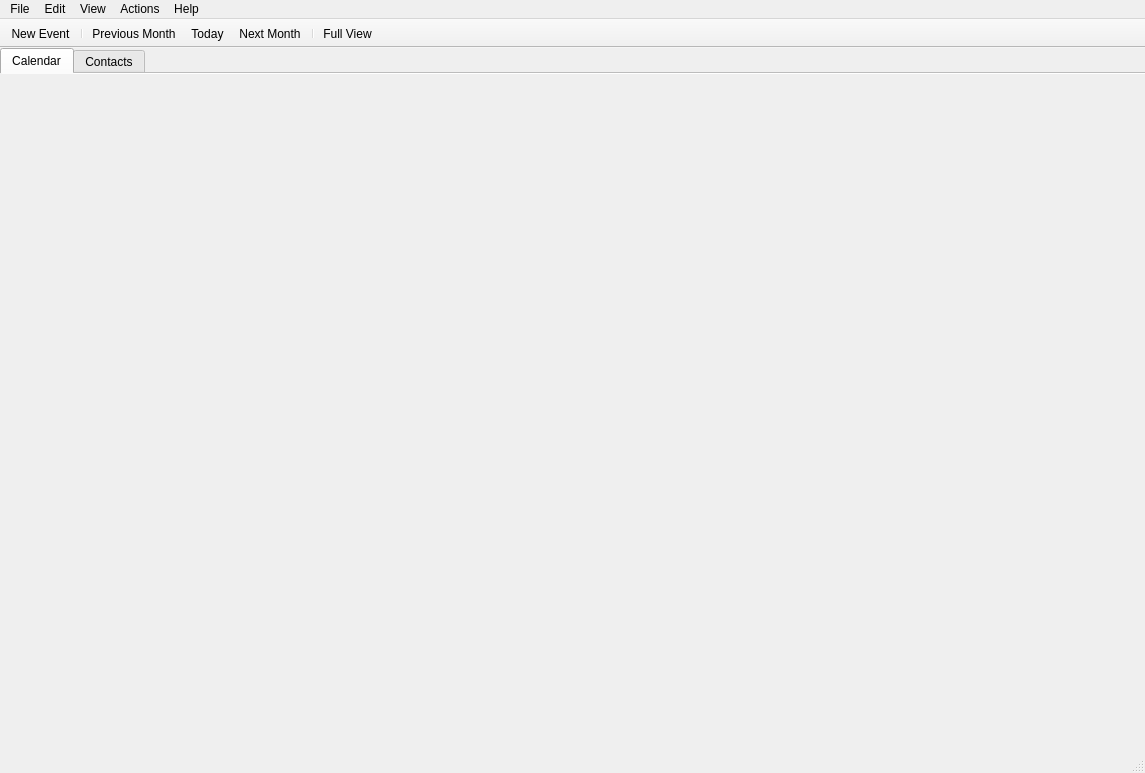
<?xml version="1.0" encoding="UTF-8"?>
<ui version="4.0">
 <class>MainWindow</class>
 <widget class="QMainWindow" name="MainWindow">
  <property name="geometry">
   <rect>
    <x>0</x>
    <y>0</y>
    <width>1145</width>
    <height>773</height>
   </rect>
  </property>
  <property name="windowTitle">
   <string>Organizer</string>
  </property>
  <widget class="QWidget" name="centralWidget">
   <layout class="QGridLayout" name="gridLayout_2">
    <property name="leftMargin">
     <number>0</number>
    </property>
    <property name="topMargin">
     <number>0</number>
    </property>
    <property name="rightMargin">
     <number>0</number>
    </property>
    <property name="bottomMargin">
     <number>0</number>
    </property>
    <property name="spacing">
     <number>0</number>
    </property>
    <item row="0" column="0">
     <widget class="QTabWidget" name="tabWidget">
      <property name="currentIndex">
       <number>0</number>
      </property>
      <property name="documentMode">
       <bool>true</bool>
      </property>
      <widget class="QWidget" name="tabCalendar">
       <attribute name="title">
        <string>Calendar</string>
       </attribute>
      </widget>
      <widget class="QWidget" name="tabContacts">
       <attribute name="title">
        <string>Contacts</string>
       </attribute>
      </widget>
     </widget>
    </item>
   </layout>
  </widget>
  <widget class="QMenuBar" name="menuBar">
   <property name="geometry">
    <rect>
     <x>0</x>
     <y>0</y>
     <width>1145</width>
     <height>39</height>
   </rect>
   </property>
   <widget class="QMenu" name="menuNew">
    <property name="title">
     <string>New</string>
    </property>
    <addaction name="actionNew_Event"/>
    <addaction name="actionNew_Task"/>
    <addaction name="actionNew_Contact"/>
   </widget>
   <widget class="QMenu" name="menuFile">
   <property name="title">
    <string>File</string>
   </property>
   <addaction name="actionNew_Window"/>
   <addaction name="actionClose_Window"/>
   <addaction name="separator"/>
   <addaction name="actionNew_Event"/>
   <addaction name="actionNew_Task"/>
   <addaction name="actionNew_Contact"/>
   <addaction name="separator"/>
   <addaction name="actionExit"/>
   </widget>
   <widget class="QMenu" name="menuEdit">
	   <property name="title">
	    <string>Edit</string>
	   </property>
	   <addaction name="actionEdit"/>
	   <addaction name="actionDelete"/>
	   <addaction name="separator"/>
	   <addaction name="actionFind"/>
	   <addaction name="actionFindNext"/>
	   <addaction name="actionFindPrev"/>
	   <addaction name="separator"/>
	   <addaction name="actionPreferences"/>
	  </widget>
   <widget class="QMenu" name="menuView">
    <property name="title">
     <string>View</string>
    </property>
    <addaction name="actionQuick_Full_View"/>
    <addaction name="separator"/>
    <addaction name="actionPrevious_Month"/>
    <addaction name="actionToday"/>
    <addaction name="actionNext_Month"/>
    <addaction name="separator"/>
    <addaction name="actionIncrease_Font"/>
    <addaction name="actionDecrease_Font"/>
    <addaction name="actionReset_Font"/>
   </widget>
   <widget class="QMenu" name="menuActions">
    <property name="title">
     <string>Actions</string>
    </property>
    <addaction name="actionNew_Event"/>
    <addaction name="actionNew_Task"/>
    <addaction name="actionNew_Contact"/>
    <addaction name="actionMail_To"/>
   </widget>
   <widget class="QMenu" name="menuHelp">
    <property name="title">
     <string>Help</string>
    </property>
    <addaction name="actionAbout"/>
   </widget>
   <addaction name="menuFile"/>
   <addaction name="menuEdit"/>
   <addaction name="menuView"/>
   <addaction name="menuActions"/>
   <addaction name="menuHelp"/>
  </widget>
  <widget class="QToolBar" name="mainToolBar">
   <property name="contextMenuPolicy">
    <enum>Qt::PreventContextMenu</enum>
   </property>
   <property name="toolButtonStyle">
    <enum>Qt::ToolButtonIconOnly</enum>
   </property>
   <property name="movable">
    <bool>false</bool>
   </property>
   <property name="floatable">
    <bool>false</bool>
   </property>
   <attribute name="toolBarArea">
    <enum>TopToolBarArea</enum>
   </attribute>
   <attribute name="toolBarBreak">
    <bool>false</bool>
   </attribute>
   <addaction name="actionNew_Event"/>
   <addaction name="separator"/>
   <addaction name="actionPrevious_Month"/>
   <addaction name="actionToday"/>
   <addaction name="actionNext_Month"/>
   <addaction name="separator"/>
   <addaction name="actionQuick_Full_View"/>
  </widget>
  <widget class="QStatusBar" name="statusBar">
   <widget class="QLabel" name="itemCountLabel"/>
  </widget>
  <action name="actionExit">
   <property name="icon">
    <iconset theme="application-exit">
     <normaloff>.</normaloff>.</iconset>
   </property>
   <property name="text">
    <string>Exit</string>
   </property>
  </action>
  <action name="actionNew_Event">
   <property name="icon">
    <iconset theme="view-calendar-day">
     <normaloff>.</normaloff>.</iconset>
   </property>
   <property name="text">
    <string>New Event</string>
   </property>
  </action>
  <action name="actionNew_Window">
   <property name="icon">
    <iconset theme="window-new">
     <normaloff>.</normaloff>.</iconset>
   </property>
   <property name="text">
    <string>New Window</string>
   </property>
  </action>
  <action name="actionClose_Window">
   <property name="icon">
    <iconset theme="window-close">
     <normaloff>.</normaloff>.</iconset>
   </property>
   <property name="text">
    <string>Close Window</string>
   </property>
  </action>
	  <action name="actionNew_Task">
	   <property name="text">
	    <string>New Task</string>
	   </property>
	  </action>
	  <action name="actionEdit">
	   <property name="icon">
	    <iconset theme="document-edit">
	     <normaloff>.</normaloff>.</iconset>
	   </property>
	   <property name="text">
	    <string>Edit</string>
	   </property>
	  </action>
	  <action name="actionDelete">
	   <property name="icon">
	    <iconset theme="edit-delete">
     <normaloff>.</normaloff>.</iconset>
    </property>
   <property name="text">
    <string>Delete</string>
   </property>
  </action>
  <action name="actionQuick_Full_View">
   <property name="checkable">
    <bool>true</bool>
   </property>
   <property name="icon">
    <iconset theme="view-list-details">
     <normaloff>.</normaloff>.</iconset>
   </property>
   <property name="text">
    <string>Full View</string>
   </property>
  </action>
  <action name="actionNew_Contact">
   <property name="icon">
    <iconset theme="contact-new">
     <normaloff>.</normaloff>.</iconset>
   </property>
   <property name="text">
    <string>New Contact</string>
   </property>
  </action>
  <action name="actionMail_To">
   <property name="icon">
    <iconset theme="mail-message-new">
     <normaloff>.</normaloff>.</iconset>
   </property>
	   <property name="text">
	    <string>Mail To...</string>
	   </property>
	  </action>
	  <action name="actionFind">
	   <property name="icon">
	    <iconset theme="edit-find">
	     <normaloff>.</normaloff>.</iconset>
	   </property>
	   <property name="text">
	    <string>Find</string>
	   </property>
	  </action>
	  <action name="actionFindNext">
	   <property name="icon">
	    <iconset theme="go-down">
	     <normaloff>.</normaloff>.</iconset>
	   </property>
	   <property name="text">
	    <string>Find Next</string>
	   </property>
	  </action>
	  <action name="actionFindPrev">
	   <property name="icon">
	    <iconset theme="go-up">
	     <normaloff>.</normaloff>.</iconset>
	   </property>
	   <property name="text">
	    <string>Find Previous</string>
	   </property>
	  </action>
	  <action name="actionNext_Month">
   <property name="icon">
    <iconset theme="go-next">
     <normaloff>.</normaloff>.</iconset>
   </property>
   <property name="text">
    <string>Next Month</string>
   </property>
  </action>
  <action name="actionPrevious_Month">
   <property name="icon">
    <iconset theme="go-previous">
     <normaloff>.</normaloff>.</iconset>
   </property>
   <property name="text">
    <string>Previous Month</string>
   </property>
  </action>
  <action name="actionToday">
   <property name="text">
    <string>Today</string>
   </property>
  </action>
  <action name="actionAbout">
   <property name="icon">
    <iconset theme="help-about">
     <normaloff>.</normaloff>.</iconset>
   </property>
   <property name="text">
    <string>About</string>
   </property>
  </action>
  <action name="actionPreferences">
   <property name="icon">
    <iconset theme="preferences-system">
     <normaloff>.</normaloff>.</iconset>
   </property>
   <property name="text">
    <string>Preferences</string>
   </property>
  </action>
  <action name="actionIncrease_Font">
   <property name="icon">
    <iconset theme="zoom-in">
     <normaloff>.</normaloff>.</iconset>
   </property>
   <property name="text">
    <string>Increase Font</string>
   </property>
  </action>
  <action name="actionDecrease_Font">
   <property name="icon">
    <iconset theme="zoom-out">
     <normaloff>.</normaloff>.</iconset>
   </property>
   <property name="text">
    <string>Decrease Font</string>
   </property>
  </action>
  <action name="actionReset_Font">
   <property name="icon">
    <iconset theme="zoom-original">
     <normaloff>.</normaloff>.</iconset>
   </property>
   <property name="text">
    <string>Reset Font</string>
   </property>
  </action>
 </widget>
 <layoutdefault spacing="6" margin="11"/>
 <customwidgets>
  <customwidget>
   <class>MonthCalendarWidget</class>
   <extends>QCalendarWidget</extends>
   <header>monthcalendarwidget.h</header>
  </customwidget>
  <customwidget>
   <class>DayTimelineWidget</class>
   <extends>QAbstractScrollArea</extends>
   <header>daytimelinewidget.h</header>
  </customwidget>
 </customwidgets>
 <resources/>
 <connections/>
</ui>
